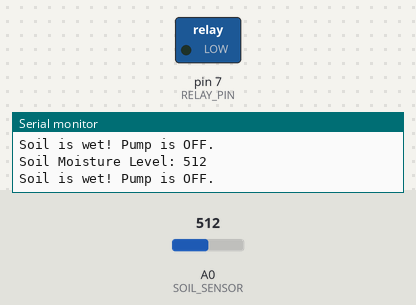
Recording of a sketch running on a simulated Arduino Uno, built with avr-gcc and run on an emulated ATmega328P. Parts: switched loads named in the sketch (green lamp = pin HIGH), the last lines printed to the serial monitor. The inputs (shaded band) are chosen by the test bench; at power-on: A0 (SOIL_SENSOR) = 512.

Above: at 2.8 s.
2.9 s: A0 (SOIL_SENSOR) set to 410
5.6 s: A0 (SOIL_SENSOR) set to 387
At 6.6 s:
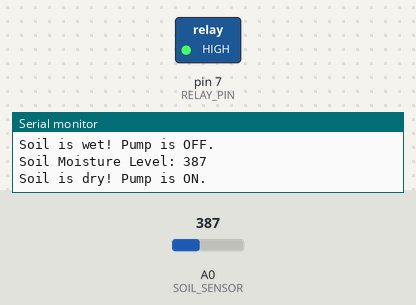
8.3 s: A0 (SOIL_SENSOR) set to 511
At 10.9 s:
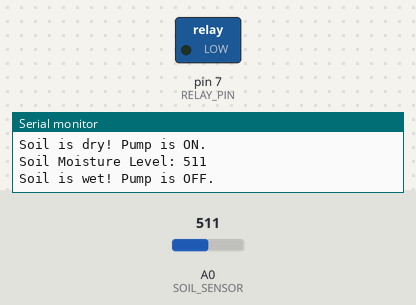
11.5 s: A0 (SOIL_SENSOR) set to 390
At 12.4 s:
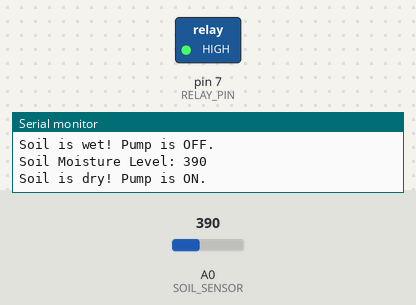
Timing chart, 0 to 14.5 s (numbered marks = the images above; inputs shaded):
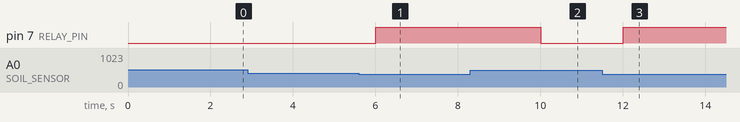

Measured:
- the behaviour switches between 400 and 399 on A0 (SOIL_SENSOR) (found by bisection; images 0 and 1)
- after the input at 5.6 s, pin 7 (RELAY_PIN): LOW → HIGH after 0.40 s
- after the input at 8.3 s, pin 7 (RELAY_PIN): HIGH → LOW after 1.7 s
- after the input at 11.5 s, pin 7 (RELAY_PIN): LOW → HIGH after 0.50 s

The sketch:

Soil_moisture_detection.ino
```cpp
#define SOIL_SENSOR A0  // Soil Moisture Sensor connected to A0
#define RELAY_PIN 7     // Relay module connected to digital pin 7
#define THRESHOLD 400   // Soil moisture threshold value (Adjust as needed)

void setup() {
    Serial.begin(9600);  // Start serial communication
    pinMode(RELAY_PIN, OUTPUT);  // Set relay pin as OUTPUT
    digitalWrite(RELAY_PIN, LOW); // Ensure relay is OFF initially
}

void loop() {
    int moistureValue = analogRead(SOIL_SENSOR);  // Read soil moisture value
    Serial.print("Soil Moisture Level: ");
    Serial.println(moistureValue);

    if (moistureValue < THRESHOLD) {
        digitalWrite(RELAY_PIN, HIGH); // Turn ON the motor (Dry soil)
        Serial.println("Soil is dry! Pump is ON.");
    } else {
        digitalWrite(RELAY_PIN, LOW); // Turn OFF the motor (Wet soil)
        Serial.println("Soil is wet! Pump is OFF.");
    }

    delay(2000); // Wait 2 seconds before next reading
}
```
